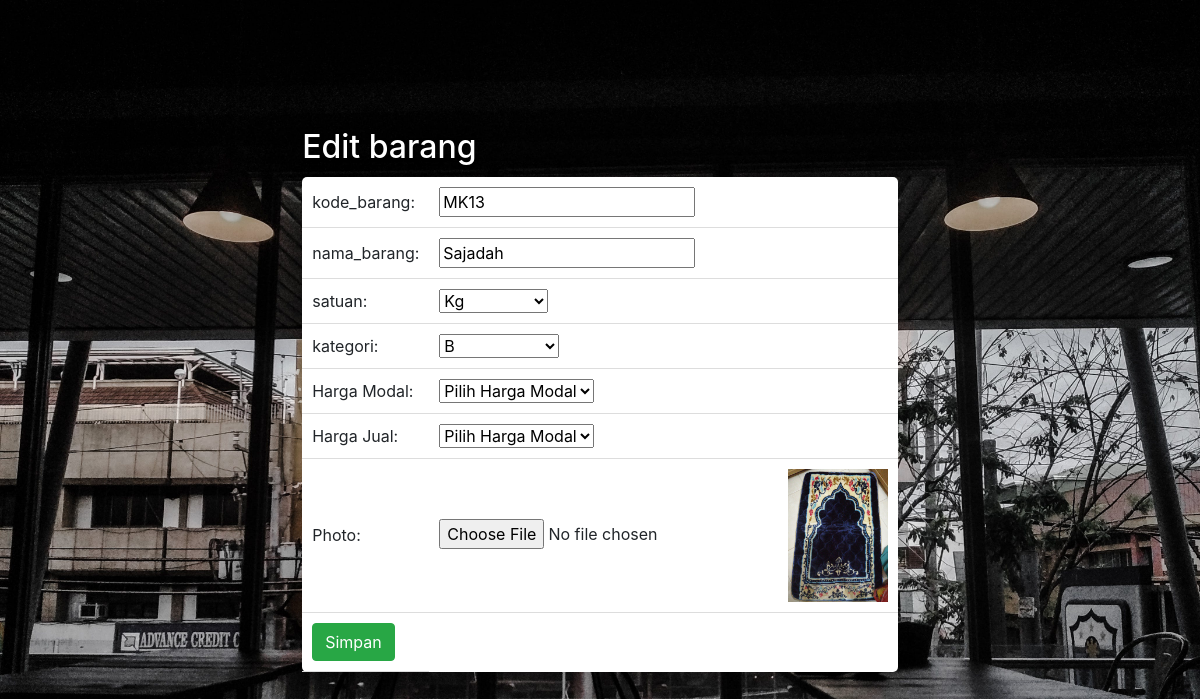
Page /edit.php?id=2 on the committed database.
### tables this page shows
CREATE TABLE `barang` (
  `id` int(11) NOT NULL,
  `kode_barang` varchar(20) NOT NULL,
  `nama_barang` varchar(30) NOT NULL,
  `satuan` varchar(20) NOT NULL,
  `kategori` varchar(30) NOT NULL,
  `harga_modal` varchar(30) NOT NULL,
  `harga_jual` varchar(30) NOT NULL,
  `gambar` varchar(50) NOT NULL
);

### edit.php (the view, shortened to what this page needs)
<?php
include 'koneksi.php';
if ($_SERVER["REQUEST_METHOD"] == "GET") {
    if (isset($_GET["id"]) && is_numeric($_GET["id"])) {
        $id = $_GET["id"];
        $result = $conn->query("SELECT * FROM barang WHERE id=$id");
        if ($result->num_rows == 1) {
            $row = $result->fetch_assoc();
            $kode_barang = $row['kode_barang'];
            $nama_barang = $row['nama_barang'];
            $satuan = $row['satuan'];
            $kategori = $row['kategori'];
            $gambar = $row['gambar'];
        } else {
            echo "Data tidak ditemukan.";
            exit();
        }
    } else {
        echo "ID tidak valid.";
        exit();
    }
}
?>
<!DOCTYPE html>
<html lang="en">
<head>
    <link rel="stylesheet" href="assets/style.css">
    <link rel="stylesheet" href="https://stackpath.bootstrapcdn.com/bootstrap/4.3.1/css/bootstrap.min.css">
</head>
<body>
    <form method="post" action="" enctype="multipart/form-data">
        <h2>Edit barang</h2>
        <table>
            <tr>
                <td>kode_barang:</td>
                <td><input type="text" name="kode_barang" value="<?php echo $kode_barang; ?>" required></td>
            </tr>
            <tr>
                <td>nama_barang:</td>
                <td><input type="text" name="nama_barang" value="<?php echo $nama_barang; ?>" required></td>
            </tr>
            <tr>
                <td>satuan:</td>
                <td>
                    <select name="satuan" required>
                        <option value="Kg" <?php echo ($satuan == 'Kg') ? 'selected' : ''; ?>>Kg</option>
                    </select>
                </td>
            </tr>
            <tr>
                <td>kategori:</td>
                <td>
                    <select name="kategori" required>
                        <option value="B" <?php echo ($kategori == 'B') ? 'selected' : ''; ?>>B</option>
                    </select>
                </td>
            </tr>
            <tr>
            <td>Harga Modal:</td>
            <td>
                <select name="harga_modal" required>
                    <option value="" disabled selected>Pilih Harga Modal</option>
                </select>
            </td>
            </tr>
            <tr>
            <td>Harga Jual:</td>
            <td>
                <select name="harga_jual" required>
                    <option value="" disabled selected>Pilih Harga Modal</option>
                </select>
            </td>
            </tr>
            <tr>
                <td>Photo:</td>
                <td>
                    <input type="file" name="gambar">
                    <?php if (!empty($gambar)) : ?>
                        <img src="img/<?php echo $gambar; ?>" alt="Gambar saat ini" width="100">
                    <?php else : ?>
                        <p>Tidak ada gambar saat ini.</p>
                    <?php endif; ?>
                </td>
            </tr>
            <td>
            <input type="submit" value="Simpan" class="btn btn-success">
            </td>
        </table>
    </form>
</body>
</html>

### assets/style.css (style rules this page uses)
body { font-family: 'Arial', sans-serif; background-image: url('./image/cafe2.jpg'); background-size: cover; background-repeat: no-repeat; margin: 0; padding: 0; display: flex; align-items: center; justify-content: center; min-height: 100vh; }
table { width: 100%; margin-top: 10px; border-collapse: collapse; box-shadow: 0 0 20px rgba(0, 0, 0, 0.1); overflow-x: auto; border-radius: 5px; background-color: #fff; }
th, td { padding: 10px; text-align: left; border-bottom: 1px solid #ddd; }
h2 { color: white; text-shadow: 1px 1px 3px rgba(0, 0, 0, 0.5); }

### rows in the picture
barang: kode_barang "MK13", nama_barang "Sajadah", satuan "Kg", kategori "B", gambar (picture)
